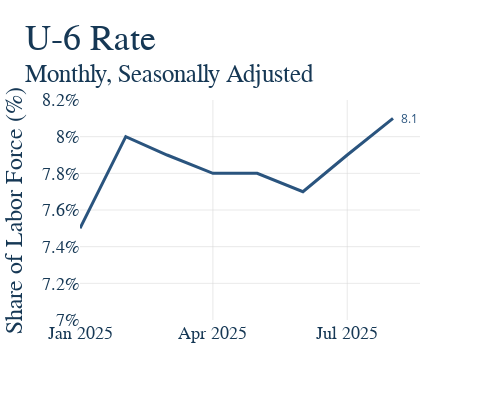

This figure's notebook cell:
### Markdown cell above
5. Now that all our data is ready, make the graph and have it save itself as a .html file to graph_output whenver the notebooks is rerun. The name of the file should exactly match the notebook name. For instance, this file "example.ipynb" produces the graph "example.html." Nice work, you made a graph!

### Code cell
# First make the figure
fig = go.Figure()

# Loop the columns of the dataframe and plot each as a separate trace
for col in joined_df.columns:
    fig.add_trace(
        go.Scatter(
            x=joined_df.index,
            y=joined_df[col],
            mode='lines',
            name=col
        )
    )

# Update the titles, using the html tage <sup> for a subtitle 
fig.update_layout(
    title = dict(text = 'U-6 Rate<br><sup>Monthly, Seasonally Adjusted </sup>'),
    xaxis_title=None,
    yaxis_title="Share of Labor Force (%)",
    showlegend=False,
    width=500,
    height=400,
)

# This is graph specific, but here we want the y-axis to be percent signs 
fig.update_yaxes(
    tickformat="0.2f%",
    ticksuffix="%",
    range=[7,8.2]
)

# fig.add_hline(
#     y=4.2,
#     line_dash="dash",
#     line_color="red",
#     annotation_text="Sep. SEP Longer-Run Projection<br>4.2%</br>",
#     annotation_position="top left"
# )

# Again, graph specific, we have a mutliyear series and want tick marks to be years
fig.update_xaxes(
    type='date',
    dtick="M3",
    tickformat='%b %Y',
)

ut.add_end_labels(fig = fig)

# Show our figure (Dimensions may be off on different screen sizes)
fig.show()

# This should be the same for EVERY GRAPH!
# Save it to the graph_output folder with the name matching the file, as HTML
fig.write_html(GRAPH_OUTPUT_PATH / f"{GRAPH_NAME}.html")

### Figure 1 — Plotly figure (JSON) as saved in the notebook; plotly's stock layout.template omitted (floating-point values rounded to 4 significant figures)
{"data": [{"mode": "lines", "name": "U-6 Rate", "type": "scatter", "x": ["2025-01-01T00:00:00", "2025-02-01T00:00:00", "2025-03-01T00:00:00", "2025-04-01T00:00:00", "2025-05-01T00:00:00", "2025-06-01T00:00:00", "2025-07-01T00:00:00", "2025-08-01T00:00:00"], "y": [7.5, 8.0, 7.9, 7.8, 7.8, 7.7, 7.9, 8.1]}, {"hoverinfo": "skip", "marker": {"color": "#2A547E", "size": 8, "symbol": "circle"}, "mode": "markers", "showlegend": false, "type": "scatter", "x": [1754006400000000000], "y": [8.1], "zorder": 3}], "layout": {"annotations": [{"font": {"color": "#2A547E"}, "showarrow": false, "text": "8.1", "x": "2025-08-01T00:00:00", "xanchor": "left", "xshift": 6, "y": 8.1, "yanchor": "middle"}], "height": 400, "showlegend": false, "title": {"text": "U-6 Rate<br><sup>Monthly, Seasonally Adjusted </sup>"}, "width": 500, "xaxis": {"dtick": "M3", "tickformat": "%b %Y", "title": {}, "type": "date"}, "yaxis": {"range": [7, 8.2], "tickformat": "0.2f%", "ticksuffix": "%", "title": {"text": "Share of Labor Force (%)"}}}}
